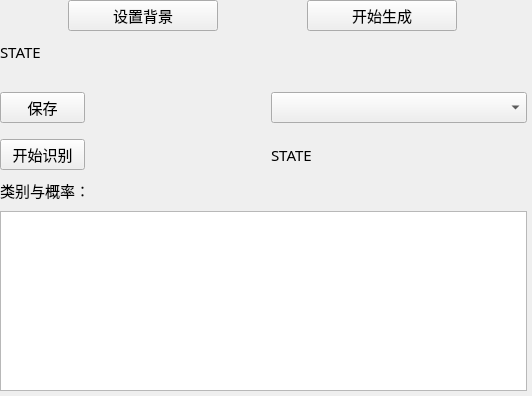
<?xml version="1.0" encoding="UTF-8"?>
<ui version="4.0">
 <class>IR_related_subwidget</class>
 <widget class="QWidget" name="IR_related_subwidget">
  <property name="geometry">
   <rect>
    <x>0</x>
    <y>0</y>
    <width>532</width>
    <height>396</height>
   </rect>
  </property>
  <property name="sizePolicy">
   <sizepolicy hsizetype="Fixed" vsizetype="Preferred">
    <horstretch>0</horstretch>
    <verstretch>0</verstretch>
   </sizepolicy>
  </property>
  <property name="windowTitle">
   <string>Form</string>
  </property>
  <widget class="QWidget" name="layoutWidget">
   <property name="geometry">
    <rect>
     <x>0</x>
     <y>0</y>
     <width>527</width>
     <height>391</height>
    </rect>
   </property>
   <layout class="QVBoxLayout" name="verticalLayout_IR_related_func">
    <item>
     <layout class="QHBoxLayout" name="horizontalLayout_2">
      <item>
       <spacer name="horizontalSpacer_5">
        <property name="orientation">
         <enum>Qt::Horizontal</enum>
        </property>
        <property name="sizeType">
         <enum>QSizePolicy::Preferred</enum>
        </property>
        <property name="sizeHint" stdset="0">
         <size>
          <width>25</width>
          <height>20</height>
         </size>
        </property>
       </spacer>
      </item>
      <item>
       <widget class="QPushButton" name="pushButton_set_bkg">
        <property name="minimumSize">
         <size>
          <width>75</width>
          <height>25</height>
         </size>
        </property>
        <property name="maximumSize">
         <size>
          <width>150</width>
          <height>50</height>
         </size>
        </property>
        <property name="font">
         <font>
          <family>宋体</family>
          <pointsize>11</pointsize>
         </font>
        </property>
        <property name="text">
         <string>设置背景</string>
        </property>
       </widget>
      </item>
      <item>
       <spacer name="horizontalSpacer">
        <property name="orientation">
         <enum>Qt::Horizontal</enum>
        </property>
        <property name="sizeType">
         <enum>QSizePolicy::Preferred</enum>
        </property>
        <property name="sizeHint" stdset="0">
         <size>
          <width>40</width>
          <height>20</height>
         </size>
        </property>
       </spacer>
      </item>
      <item>
       <widget class="QPushButton" name="pushButton_start_generate">
        <property name="minimumSize">
         <size>
          <width>75</width>
          <height>25</height>
         </size>
        </property>
        <property name="maximumSize">
         <size>
          <width>150</width>
          <height>50</height>
         </size>
        </property>
        <property name="font">
         <font>
          <family>宋体</family>
          <pointsize>11</pointsize>
         </font>
        </property>
        <property name="text">
         <string>开始生成</string>
        </property>
       </widget>
      </item>
      <item>
       <spacer name="horizontalSpacer_6">
        <property name="orientation">
         <enum>Qt::Horizontal</enum>
        </property>
        <property name="sizeType">
         <enum>QSizePolicy::Preferred</enum>
        </property>
        <property name="sizeHint" stdset="0">
         <size>
          <width>25</width>
          <height>20</height>
         </size>
        </property>
       </spacer>
      </item>
     </layout>
    </item>
    <item>
     <widget class="QLabel" name="label_show_IR_state">
      <property name="sizePolicy">
       <sizepolicy hsizetype="Preferred" vsizetype="Preferred">
        <horstretch>5</horstretch>
        <verstretch>1</verstretch>
       </sizepolicy>
      </property>
      <property name="minimumSize">
       <size>
        <width>515</width>
        <height>25</height>
       </size>
      </property>
      <property name="maximumSize">
       <size>
        <width>1030</width>
        <height>50</height>
       </size>
      </property>
      <property name="font">
       <font>
        <family>宋体</family>
        <pointsize>11</pointsize>
       </font>
      </property>
      <property name="text">
       <string>STATE</string>
      </property>
     </widget>
    </item>
    <item>
     <spacer name="verticalSpacer">
      <property name="orientation">
       <enum>Qt::Vertical</enum>
      </property>
      <property name="sizeType">
       <enum>QSizePolicy::Preferred</enum>
      </property>
      <property name="sizeHint" stdset="0">
       <size>
        <width>20</width>
        <height>20</height>
       </size>
      </property>
     </spacer>
    </item>
    <item>
     <layout class="QHBoxLayout" name="horizontalLayout_5">
      <item>
       <widget class="QPushButton" name="pushButton_save">
        <property name="sizePolicy">
         <sizepolicy hsizetype="Preferred" vsizetype="Preferred">
          <horstretch>3</horstretch>
          <verstretch>1</verstretch>
         </sizepolicy>
        </property>
        <property name="minimumSize">
         <size>
          <width>75</width>
          <height>25</height>
         </size>
        </property>
        <property name="maximumSize">
         <size>
          <width>150</width>
          <height>50</height>
         </size>
        </property>
        <property name="font">
         <font>
          <family>Agency FB</family>
          <pointsize>11</pointsize>
         </font>
        </property>
        <property name="text">
         <string>保存</string>
        </property>
       </widget>
      </item>
      <item>
       <spacer name="horizontalSpacer_3">
        <property name="orientation">
         <enum>Qt::Horizontal</enum>
        </property>
        <property name="sizeType">
         <enum>QSizePolicy::Preferred</enum>
        </property>
        <property name="sizeHint" stdset="0">
         <size>
          <width>180</width>
          <height>20</height>
         </size>
        </property>
       </spacer>
      </item>
      <item>
       <widget class="QComboBox" name="comboBox_show_path">
        <property name="sizePolicy">
         <sizepolicy hsizetype="Preferred" vsizetype="Preferred">
          <horstretch>5</horstretch>
          <verstretch>1</verstretch>
         </sizepolicy>
        </property>
        <property name="minimumSize">
         <size>
          <width>256</width>
          <height>25</height>
         </size>
        </property>
        <property name="maximumSize">
         <size>
          <width>512</width>
          <height>50</height>
         </size>
        </property>
       </widget>
      </item>
     </layout>
    </item>
    <item>
     <spacer name="verticalSpacer_2">
      <property name="orientation">
       <enum>Qt::Vertical</enum>
      </property>
      <property name="sizeType">
       <enum>QSizePolicy::Preferred</enum>
      </property>
      <property name="sizeHint" stdset="0">
       <size>
        <width>20</width>
        <height>10</height>
       </size>
      </property>
     </spacer>
    </item>
    <item>
     <layout class="QHBoxLayout" name="horizontalLayout_6">
      <item>
       <widget class="QPushButton" name="pushButton_start_IR_recog">
        <property name="sizePolicy">
         <sizepolicy hsizetype="Preferred" vsizetype="Preferred">
          <horstretch>3</horstretch>
          <verstretch>1</verstretch>
         </sizepolicy>
        </property>
        <property name="minimumSize">
         <size>
          <width>75</width>
          <height>25</height>
         </size>
        </property>
        <property name="maximumSize">
         <size>
          <width>150</width>
          <height>50</height>
         </size>
        </property>
        <property name="font">
         <font>
          <family>Agency FB</family>
          <pointsize>11</pointsize>
         </font>
        </property>
        <property name="text">
         <string>开始识别</string>
        </property>
       </widget>
      </item>
      <item>
       <spacer name="horizontalSpacer_4">
        <property name="orientation">
         <enum>Qt::Horizontal</enum>
        </property>
        <property name="sizeType">
         <enum>QSizePolicy::Preferred</enum>
        </property>
        <property name="sizeHint" stdset="0">
         <size>
          <width>180</width>
          <height>20</height>
         </size>
        </property>
       </spacer>
      </item>
      <item>
       <widget class="QLabel" name="label_IR_recog_state">
        <property name="sizePolicy">
         <sizepolicy hsizetype="Preferred" vsizetype="Preferred">
          <horstretch>5</horstretch>
          <verstretch>1</verstretch>
         </sizepolicy>
        </property>
        <property name="minimumSize">
         <size>
          <width>256</width>
          <height>25</height>
         </size>
        </property>
        <property name="maximumSize">
         <size>
          <width>512</width>
          <height>50</height>
         </size>
        </property>
        <property name="font">
         <font>
          <family>宋体</family>
          <pointsize>11</pointsize>
         </font>
        </property>
        <property name="text">
         <string>STATE</string>
        </property>
       </widget>
      </item>
     </layout>
    </item>
    <item>
     <widget class="QLabel" name="label_show_class_n_prob">
      <property name="sizePolicy">
       <sizepolicy hsizetype="Preferred" vsizetype="Preferred">
        <horstretch>5</horstretch>
        <verstretch>1</verstretch>
       </sizepolicy>
      </property>
      <property name="minimumSize">
       <size>
        <width>515</width>
        <height>25</height>
       </size>
      </property>
      <property name="maximumSize">
       <size>
        <width>1030</width>
        <height>50</height>
       </size>
      </property>
      <property name="font">
       <font>
        <family>宋体</family>
        <pointsize>11</pointsize>
       </font>
      </property>
      <property name="text">
       <string>类别与概率：</string>
      </property>
     </widget>
    </item>
    <item>
     <widget class="QTextBrowser" name="textBrowser_class_n_prob">
      <property name="enabled">
       <bool>true</bool>
      </property>
      <property name="sizePolicy">
       <sizepolicy hsizetype="Preferred" vsizetype="Preferred">
        <horstretch>1</horstretch>
        <verstretch>1</verstretch>
       </sizepolicy>
      </property>
      <property name="minimumSize">
       <size>
        <width>515</width>
        <height>180</height>
       </size>
      </property>
      <property name="maximumSize">
       <size>
        <width>1030</width>
        <height>320</height>
       </size>
      </property>
      <property name="font">
       <font>
        <pointsize>11</pointsize>
       </font>
      </property>
     </widget>
    </item>
   </layout>
  </widget>
 </widget>
 <resources/>
 <connections/>
</ui>
